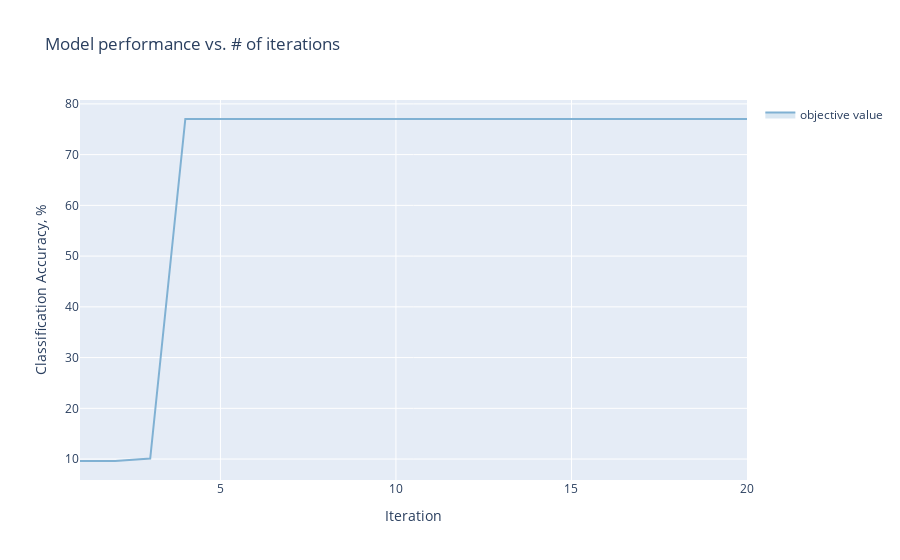
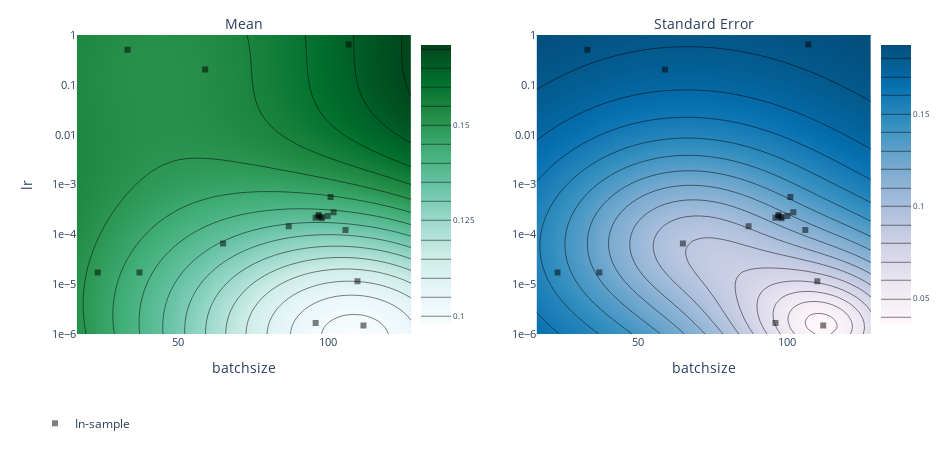

The code cell stored with these charts, in order, in its notebook:
### Code cell
best_objectives = np.array([[trial.objective_mean*100 for trial in experiment.trials.values()]])

best_objective_plot = optimization_trace_single_method(
    y=np.maximum.accumulate(best_objectives, axis=1),
    title="Model performance vs. # of iterations",
    ylabel="Classification Accuracy, %",
)
render(best_objective_plot)

render(plot_contour(model=model, param_x='batchsize', param_y='lr', metric_name='accuracy'))

### Figure 1 — Plotly figure (JSON) as saved in the notebook; plotly's stock layout.template omitted (floating-point values rounded to 4 significant figures)
{"data": [{"hoverinfo": "none", "legendgroup": "", "line": {"width": 0}, "mode": "lines", "showlegend": false, "type": "scatter", "x": [1, 2, 3, 4, 5, 6, 7, 8, 9, 10, 11, 12, 13, 14, 15, 16, 17, 18, 19, 20], "y": [9.62, 9.62, 10.1, 77.02, 77.02, 77.02, 77.02, 77.02, 77.02, 77.02, 77.02, 77.02, 77.02, 77.02, 77.02, 77.02, 77.02, 77.02, 77.02, 77.02]}, {"fill": "tonexty", "fillcolor": "rgba(128,177,211,0.3)", "legendgroup": "objective value", "line": {"color": "rgba(128,177,211,1)"}, "mode": "lines", "name": "objective value", "type": "scatter", "x": [1, 2, 3, 4, 5, 6, 7, 8, 9, 10, 11, 12, 13, 14, 15, 16, 17, 18, 19, 20], "y": [9.62, 9.62, 10.1, 77.02, 77.02, 77.02, 77.02, 77.02, 77.02, 77.02, 77.02, 77.02, 77.02, 77.02, 77.02, 77.02, 77.02, 77.02, 77.02, 77.02]}, {"fill": "tonexty", "fillcolor": "rgba(128,177,211,0.3)", "hoverinfo": "none", "legendgroup": "", "line": {"width": 0}, "mode": "lines", "showlegend": false, "type": "scatter", "x": [1, 2, 3, 4, 5, 6, 7, 8, 9, 10, 11, 12, 13, 14, 15, 16, 17, 18, 19, 20], "y": [9.62, 9.62, 10.1, 77.02, 77.02, 77.02, 77.02, 77.02, 77.02, 77.02, 77.02, 77.02, 77.02, 77.02, 77.02, 77.02, 77.02, 77.02, 77.02, 77.02]}], "layout": {"showlegend": true, "title": {"text": "Model performance vs. # of iterations"}, "xaxis": {"title": {"text": "Iteration"}}, "yaxis": {"title": {"text": "Classification Accuracy, %"}}}}

### Figure 2 — Plotly figure (JSON) as saved in the notebook; plotly's stock layout.template omitted (floating-point values rounded to 4 significant figures; data arrays with more than 128 entries replaced by an {"elided": "..."} marker saying what was removed)
{"data": [{"autocolorscale": false, "autocontour": true, "colorbar": {"tickfont": {"size": 8}, "ticksuffix": "", "x": 0.45, "y": 0.5}, "colorscale": [[0, "rgb(247,252,253)"], [0.125, "rgb(229,245,249)"], [0.25, "rgb(204,236,230)"], [0.375, "rgb(153,216,201)"], [0.5, "rgb(102,194,164)"], [0.625, "rgb(65,174,118)"], [0.75, "rgb(35,139,69)"], [0.875, "rgb(0,109,44)"], [1, "rgb(0,68,27)"]], "contours": {"coloring": "heatmap"}, "hoverinfo": "x+y+z", "ncontours": 25, "type": "contour", "x": [16, 18.29, 20.57, 22.86, 25.14, 27.43, 29.71, 32, 34.29, 36.57, 38.86, 41.14, 43.43, 45.71, 48, 50.29, 52.57, 54.86, 57.14, 59.43, 61.71, 64, 66.29, 68.57, 70.86, 73.14, 75.43, 77.71, 80, 82.29, 84.57, 86.86, 89.14, 91.43, 93.71, 96, 98.29, 100.6, 102.9, 105.1, 107.4, 109.7, 112, 114.3, 116.6, 118.9, 121.1, 123.4, 125.7, 128], "xaxis": "x", "y": [1e-06, 1.326e-06, 1.758e-06, 2.33e-06, 3.089e-06, 4.095e-06, 5.429e-06, 7.197e-06, 9.541e-06, 1.265e-05, 1.677e-05, 2.223e-05, 2.947e-05, 3.907e-05, 5.179e-05, 6.866e-05, 9.103e-05, 0.0001207, 0.00016, 0.0002121, 0.0002812, 0.0003728, 0.0004942, 0.0006551, 0.0008685, 0.001151, 0.001526, 0.002024, 0.002683, 0.003556, 0.004715, 0.006251, 0.008286, 0.01099, 0.01456, 0.01931, 0.0256, 0.03393, 0.04498, 0.05964, 0.07906, 0.1048, 0.1389, 0.1842, 0.2442, 0.3237, 0.4292, 0.569, 0.7543, 1], "yaxis": "y", "z": {"elided": "50x50 float values"}, "zauto": true, "zmax": 0.171, "zmin": -0.171}, {"autocolorscale": false, "autocontour": true, "colorbar": {"tickfont": {"size": 8}, "ticksuffix": "", "x": 1, "y": 0.5}, "colorscale": [[0, "rgb(255,247,251)"], [0.1429, "rgb(236,231,242)"], [0.2857, "rgb(208,209,230)"], [0.4286, "rgb(166,189,219)"], [0.5714, "rgb(116,169,207)"], [0.7143, "rgb(54,144,192)"], [0.8571, "rgb(5,112,176)"], [1, "rgb(3,78,123)"]], "contours": {"coloring": "heatmap"}, "hoverinfo": "x+y+z", "ncontours": 25, "type": "contour", "x": [16, 18.29, 20.57, 22.86, 25.14, 27.43, 29.71, 32, 34.29, 36.57, 38.86, 41.14, 43.43, 45.71, 48, 50.29, 52.57, 54.86, 57.14, 59.43, 61.71, 64, 66.29, 68.57, 70.86, 73.14, 75.43, 77.71, 80, 82.29, 84.57, 86.86, 89.14, 91.43, 93.71, 96, 98.29, 100.6, 102.9, 105.1, 107.4, 109.7, 112, 114.3, 116.6, 118.9, 121.1, 123.4, 125.7, 128], "xaxis": "x2", "y": [1e-06, 1.326e-06, 1.758e-06, 2.33e-06, 3.089e-06, 4.095e-06, 5.429e-06, 7.197e-06, 9.541e-06, 1.265e-05, 1.677e-05, 2.223e-05, 2.947e-05, 3.907e-05, 5.179e-05, 6.866e-05, 9.103e-05, 0.0001207, 0.00016, 0.0002121, 0.0002812, 0.0003728, 0.0004942, 0.0006551, 0.0008685, 0.001151, 0.001526, 0.002024, 0.002683, 0.003556, 0.004715, 0.006251, 0.008286, 0.01099, 0.01456, 0.01931, 0.0256, 0.03393, 0.04498, 0.05964, 0.07906, 0.1048, 0.1389, 0.1842, 0.2442, 0.3237, 0.4292, 0.569, 0.7543, 1], "yaxis": "y2", "z": {"elided": "50x50 float values"}}, {"hoverinfo": "text", "legendgroup": "In-sample", "marker": {"color": "black", "opacity": 0.5, "symbol": 1}, "mode": "markers", "name": "In-sample", "text": ["Arm 0_0<br>accuracy: 0.0962 (SEM: None)<br>lr: 1.47959e-06<br>momentum: 0.807194<br>stepsize: 6<br>batchsize: 112<br>num_epochs: 1", "Arm 1_0<br>accuracy: 0.033 (SEM: None)<br>lr: 1.718e-05<br>momentum: 0.403597<br>stepsize: 18<br>batchsize: 23<br>num_epochs: 2", "Arm 2_0<br>accuracy: 0.101 (SEM: None)<br>lr: 6.51645e-05<br>momentum: 0.72178<br>stepsize: 6<br>batchsize: 65<br>num_epochs: 1", "Arm 3_0<br>accuracy: 0.7702 (SEM: None)<br>lr: 0.000232779<br>momentum: 0.994414<br>stepsize: 2<br>batchsize: 100<br>num_epochs: 2", "Arm 4_0<br>accuracy: 0.1026 (SEM: None)<br>lr: 0.202031<br>momentum: 0.811323<br>stepsize: 6<br>batchsize: 59<br>num_epochs: 2", "Arm 5_0<br>accuracy: 0.097 (SEM: None)<br>lr: 1.65529e-06<br>momentum: 0.318881<br>stepsize: 20<br>batchsize: 96<br>num_epochs: 1", "Arm 6_0<br>accuracy: 0.1022 (SEM: None)<br>lr: 1.14231e-05<br>momentum: 0.608426<br>stepsize: 12<br>batchsize: 110<br>num_epochs: 1", "Arm 7_0<br>accuracy: 0.1026 (SEM: None)<br>lr: 0.505835<br>momentum: 0.307116<br>stepsize: 12<br>batchsize: 33<br>num_epochs: 1", "Arm 8_0<br>accuracy: 0.0996 (SEM: None)<br>lr: 1.71018e-05<br>momentum: 0.623254<br>stepsize: 5<br>batchsize: 37<br>num_epochs: 1", "Arm 9_0<br>accuracy: 0.1026 (SEM: None)<br>lr: 0.647432<br>momentum: 0.664471<br>stepsize: 6<br>batchsize: 107<br>num_epochs: 2", "Arm 10_0<br>accuracy: 0.713 (SEM: None)<br>lr: 0.000121902<br>momentum: 1<br>stepsize: 1<br>batchsize: 106<br>num_epochs: 2", "Arm 11_0<br>accuracy: 0.7316 (SEM: None)<br>lr: 0.000215839<br>momentum: 1<br>stepsize: 3<br>batchsize: 96<br>num_epochs: 2", "Arm 12_0<br>accuracy: 0.7294 (SEM: None)<br>lr: 0.000562947<br>momentum: 1<br>stepsize: 1<br>batchsize: 101<br>num_epochs: 2", "Arm 13_0<br>accuracy: 0.6464 (SEM: None)<br>lr: 0.000277459<br>momentum: 0.961442<br>stepsize: 2<br>batchsize: 102<br>num_epochs: 2", "Arm 14_0<br>accuracy: 0.7226 (SEM: None)<br>lr: 0.000145493<br>momentum: 1<br>stepsize: 1<br>batchsize: 87<br>num_epochs: 2", "Arm 15_0<br>accuracy: 0.6962 (SEM: None)<br>lr: 0.000243437<br>momentum: 1<br>stepsize: 2<br>batchsize: 97<br>num_epochs: 2", "Arm 16_0<br>accuracy: 0.7278 (SEM: None)<br>lr: 0.000230032<br>momentum: 1<br>stepsize: 1<br>batchsize: 97<br>num_epochs: 2", "Arm 17_0<br>accuracy: 0.7254 (SEM: None)<br>lr: 0.000209137<br>momentum: 1<br>stepsize: 2<br>batchsize: 98<br>num_epochs: 2", "Arm 18_0<br>accuracy: 0.7522 (SEM: None)<br>lr: 0.000222504<br>momentum: 1<br>stepsize: 2<br>batchsize: 98<br>num_epochs: 2"], "type": "scatter", "x": [112, 23, 65, 100, 59, 96, 110, 33, 37, 107, 106, 96, 101, 102, 87, 97, 97, 98, 98], "xaxis": "x", "y": [1.48e-06, 1.718e-05, 6.516e-05, 0.0002328, 0.202, 1.655e-06, 1.142e-05, 0.5058, 1.71e-05, 0.6474, 0.0001219, 0.0002158, 0.0005629, 0.0002775, 0.0001455, 0.0002434, 0.00023, 0.0002091, 0.0002225], "yaxis": "y"}, {"hoverinfo": "text", "legendgroup": "In-sample", "marker": {"color": "black", "opacity": 0.5, "symbol": 1}, "mode": "markers", "name": "In-sample", "showlegend": false, "text": ["Arm 0_0<br>accuracy: 0.0962 (SEM: None)<br>lr: 1.47959e-06<br>momentum: 0.807194<br>stepsize: 6<br>batchsize: 112<br>num_epochs: 1", "Arm 1_0<br>accuracy: 0.033 (SEM: None)<br>lr: 1.718e-05<br>momentum: 0.403597<br>stepsize: 18<br>batchsize: 23<br>num_epochs: 2", "Arm 2_0<br>accuracy: 0.101 (SEM: None)<br>lr: 6.51645e-05<br>momentum: 0.72178<br>stepsize: 6<br>batchsize: 65<br>num_epochs: 1", "Arm 3_0<br>accuracy: 0.7702 (SEM: None)<br>lr: 0.000232779<br>momentum: 0.994414<br>stepsize: 2<br>batchsize: 100<br>num_epochs: 2", "Arm 4_0<br>accuracy: 0.1026 (SEM: None)<br>lr: 0.202031<br>momentum: 0.811323<br>stepsize: 6<br>batchsize: 59<br>num_epochs: 2", "Arm 5_0<br>accuracy: 0.097 (SEM: None)<br>lr: 1.65529e-06<br>momentum: 0.318881<br>stepsize: 20<br>batchsize: 96<br>num_epochs: 1", "Arm 6_0<br>accuracy: 0.1022 (SEM: None)<br>lr: 1.14231e-05<br>momentum: 0.608426<br>stepsize: 12<br>batchsize: 110<br>num_epochs: 1", "Arm 7_0<br>accuracy: 0.1026 (SEM: None)<br>lr: 0.505835<br>momentum: 0.307116<br>stepsize: 12<br>batchsize: 33<br>num_epochs: 1", "Arm 8_0<br>accuracy: 0.0996 (SEM: None)<br>lr: 1.71018e-05<br>momentum: 0.623254<br>stepsize: 5<br>batchsize: 37<br>num_epochs: 1", "Arm 9_0<br>accuracy: 0.1026 (SEM: None)<br>lr: 0.647432<br>momentum: 0.664471<br>stepsize: 6<br>batchsize: 107<br>num_epochs: 2", "Arm 10_0<br>accuracy: 0.713 (SEM: None)<br>lr: 0.000121902<br>momentum: 1<br>stepsize: 1<br>batchsize: 106<br>num_epochs: 2", "Arm 11_0<br>accuracy: 0.7316 (SEM: None)<br>lr: 0.000215839<br>momentum: 1<br>stepsize: 3<br>batchsize: 96<br>num_epochs: 2", "Arm 12_0<br>accuracy: 0.7294 (SEM: None)<br>lr: 0.000562947<br>momentum: 1<br>stepsize: 1<br>batchsize: 101<br>num_epochs: 2", "Arm 13_0<br>accuracy: 0.6464 (SEM: None)<br>lr: 0.000277459<br>momentum: 0.961442<br>stepsize: 2<br>batchsize: 102<br>num_epochs: 2", "Arm 14_0<br>accuracy: 0.7226 (SEM: None)<br>lr: 0.000145493<br>momentum: 1<br>stepsize: 1<br>batchsize: 87<br>num_epochs: 2", "Arm 15_0<br>accuracy: 0.6962 (SEM: None)<br>lr: 0.000243437<br>momentum: 1<br>stepsize: 2<br>batchsize: 97<br>num_epochs: 2", "Arm 16_0<br>accuracy: 0.7278 (SEM: None)<br>lr: 0.000230032<br>momentum: 1<br>stepsize: 1<br>batchsize: 97<br>num_epochs: 2", "Arm 17_0<br>accuracy: 0.7254 (SEM: None)<br>lr: 0.000209137<br>momentum: 1<br>stepsize: 2<br>batchsize: 98<br>num_epochs: 2", "Arm 18_0<br>accuracy: 0.7522 (SEM: None)<br>lr: 0.000222504<br>momentum: 1<br>stepsize: 2<br>batchsize: 98<br>num_epochs: 2"], "type": "scatter", "x": [112, 23, 65, 100, 59, 96, 110, 33, 37, 107, 106, 96, 101, 102, 87, 97, 97, 98, 98], "xaxis": "x2", "y": [1.48e-06, 1.718e-05, 6.516e-05, 0.0002328, 0.202, 1.655e-06, 1.142e-05, 0.5058, 1.71e-05, 0.6474, 0.0001219, 0.0002158, 0.0005629, 0.0002775, 0.0001455, 0.0002434, 0.00023, 0.0002091, 0.0002225], "yaxis": "y2"}], "layout": {"annotations": [{"font": {"size": 14}, "showarrow": false, "text": "Mean", "x": 0.25, "xanchor": "center", "xref": "paper", "y": 1, "yanchor": "bottom", "yref": "paper"}, {"font": {"size": 14}, "showarrow": false, "text": "Standard Error", "x": 0.8, "xanchor": "center", "xref": "paper", "y": 1, "yanchor": "bottom", "yref": "paper"}], "autosize": false, "height": 450, "hovermode": "closest", "legend": {"orientation": "h", "x": 0, "y": -0.25}, "margin": {"b": 100, "l": 35, "pad": 0, "r": 35, "t": 35}, "width": 950, "xaxis": {"anchor": "y", "autorange": false, "domain": [0.05, 0.45], "exponentformat": "e", "range": [16, 128], "tickfont": {"size": 11}, "tickmode": "auto", "title": {"text": "batchsize"}, "type": "linear"}, "xaxis2": {"anchor": "y2", "autorange": false, "domain": [0.6, 1], "exponentformat": "e", "range": [16, 128], "tickfont": {"size": 11}, "tickmode": "auto", "title": {"text": "batchsize"}, "type": "linear"}, "yaxis": {"anchor": "x", "autorange": false, "domain": [0, 1], "exponentformat": "e", "range": [-6, 0], "tickfont": {"size": 11}, "tickmode": "auto", "title": {"text": "lr"}, "type": "log"}, "yaxis2": {"anchor": "x2", "autorange": false, "domain": [0, 1], "exponentformat": "e", "range": [-6, 0], "tickfont": {"size": 11}, "tickmode": "auto", "type": "log"}}}
